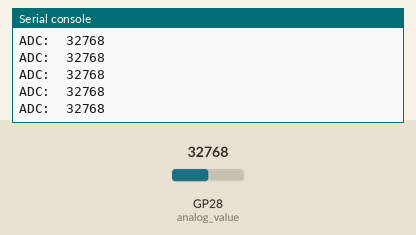
This program was run on a simulated Raspberry Pi Pico running MicroPython. Shown: the last lines printed to the serial console. Inputs (shaded band) come from the test bench; at power-on: GP28 (analog_value) = 32768 (analog values on the 0–65535 scale).

Above: at 1.2 s.
1.3 s: GP28 (analog_value) set to 45874
At 1.56 s:
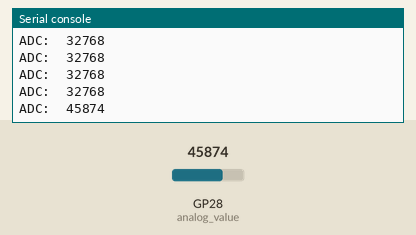
2.8 s: GP28 (analog_value) set to 57670
At 2.96 s:
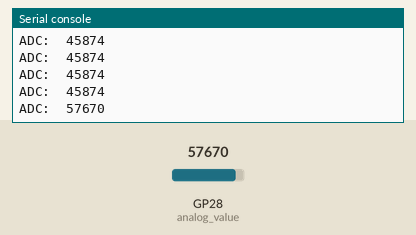
Timing chart, 0 to 5.8 s (numbered marks = the images above; inputs shaded):
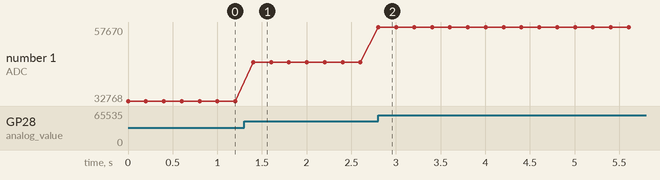

The program:

4_AnalogueSensorIn.py
```python
import machine
import utime

# To test an Analogue GPIO Sensor:
# GND PIN is 3 down from the top right near USB
# +3V PIN is 5 down from the top right near USB
# ADC Analogue Pin is 7 down from the top right near USB
# GPIO DIAGRAM
# https://components101.com/sites/default/files/component_pin/Raspberry%20Pi-Pico-W-pinout.png

analog_value = machine.ADC(28)

while True:
    reading = analog_value.read_u16()
    print("ADC: ",reading)
    utime.sleep(0.2)


"""
Raspberry Pi Pico
   _______
 __[     ]__
[  [MICRO]  ]
[  [ USB ]  ]
[  [_____]  ]
[           ]
[ 0    VBUS ]            Fantastic GPIO Pins and where to find them
[ 1    VSYS ]
[ GND  GND  ]       <----   GND is 3rd pin down from top right near USB
[ 2    3V3  ] (EN)
[ 3    3v3  ] (OUT) <----   +3V is 5th pin down from top right near USB
[ 4    REF  ] (ADC_VREF)
[ 5    28   ] (ADC2) <----  Analogue Input is 7th pin down from top right near USB
[ GND  GND  ] (AGND)
[ 6    27   ] (ADC1)
[ 7    26   ] (ADC0)
[ 8    RUN  ]
[ 9    22   ]
[ GND  GND  ]
[ 10   21   ]
[ 11   20   ]
[ 12   19   ]
[ 13   18   ]
[ GND  GND  ] <----   GND is 3rd pin up on the right from the bottom of the Pico, either side.
[ 14   17   ]
[ 15   16   ] <----   GPIO16 is last pin down from top right near USB
[   o o o   ]
 -----------
"""
```

Measured:
- after the input at 1.3 s, the serial console: prints a new line after 0.10 s (image 1)
- after the input at 2.8 s, the serial console: prints a new line at once (image 2)
- plotted number 1: 32768 → 45874 after the input at 1.3 s, 45874 → 57670 after the input at 2.8 s
